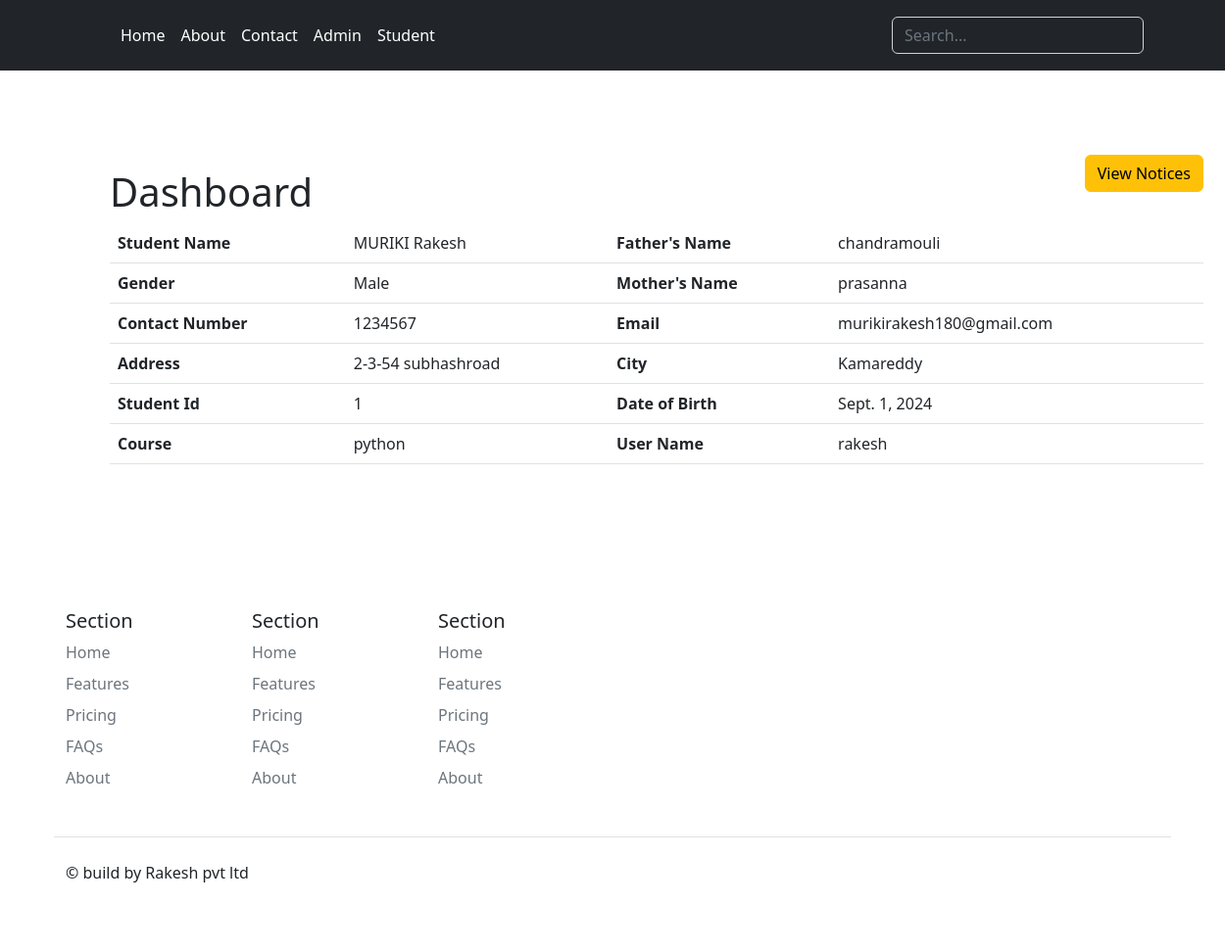
The app's page /student/dashboard/ (signed in) with its own data.
### main/models.py (models this page shows, shortened)
class Student(models.Model):
    full_name = models.CharField(max_length=100)
    father_name = models.CharField(max_length=100)
    mother_name = models.CharField(max_length=100)
    gender = models.CharField(max_length=50, default="Male")
    address = models.CharField(max_length=100)
    city = models.CharField(max_length=50)
    email = models.EmailField()
    contact_num = models.IntegerField(default=1234567)
    date_of_birth = models.DateField()
    course = models.CharField(max_length=50)
    stu_id = models.CharField(max_length=50)
    user_name = models.CharField(max_length=50)
    password = models.CharField(max_length=100)

### main/views.py (the view)
# urls.py: path('student/dashboard/', views.studentDashboard, name="student_dashboard"),
def studentDashboard(request):
    if 'student_user' in request.session:
        student_in_session = Student.objects.get(user_name=request.session['student_user'])
        data  = {"student": student_in_session}
        return render(request, 'student/student_dashboard.html', data)
    else:
        return redirect('student_login')

### main/templates/student/student_dashboard.html (shortened to what this page needs)
{% extends 'student/student_base.html' %}
{% block body %}
    <div class="container" style="margin: 100px;">
        <h1>Dashboard</h1>
        <a href="{% url 'view_notices' %}" class="btn btn-warning" style="float: right; margin-top: -70px;">View Notices</a>
        <table class="table">
            <tr>
                <th>Student Name</th>
                <td>{{student.full_name}}</td>
                <th>Father's Name</th>
                <td>{{student.father_name}}</td>
            </tr>
            <tr>
                <th>Gender</th>
                <td>{{student.gender}}</td>
                <th>Mother's Name</th>
                <td>{{student.mother_name}}</td>
            </tr>
            <tr>
                <th>Contact Number</th>
                <td>{{student.contact_num}}</td>
                <th>Email</th>
                <td>{{student.email}}</td>
            </tr>
            <tr>
                <th>Address</th>
                <td>{{student.address}}</td>
                <th>City</th>
                <td>{{student.city}}</td>
            </tr>
            <tr>
                <th>Student Id</th>
                <td>{{student.stu_id}}</td>
                <th>Date of Birth</th>
                <td>{{student.date_of_birth}}</td>
            </tr>
            <tr>
                <th>Course</th>
                <td>{{student.course}}</td>
                <th>User Name</th>
                <td>{{student.user_name}}</td>
            </tr>
        </table>
    </div>
{% endblock %}

### records on screen
Student: full_name "MURIKI Rakesh", father_name "chandramouli", gender "Male", mother_name "prasanna", contact_num "1234567", email "murikirakesh180@gmail.com", address "2-3-54 subhashroad", city "Kamareddy", stu_id "1", date_of_birth "Sept. 1, 2024", course "python", user_name "rakesh"
